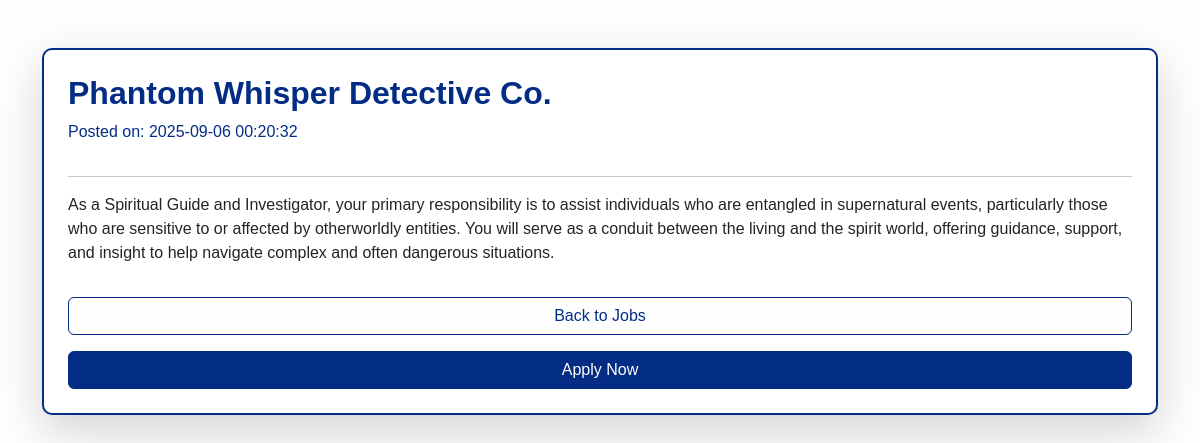
Page /try/job_details.php?id=5 on the committed database.
### tables this page shows
CREATE TABLE `jobs` (
  `id` int(11) NOT NULL,
  `title` varchar(255) NOT NULL,
  `description` text NOT NULL,
  `requirements` text DEFAULT NULL,
  `salary` varchar(100) DEFAULT NULL,
  `location` varchar(255) DEFAULT NULL,
  `employment_type` enum('Full-time','Part-time','Contract','Internship') DEFAULT 'Full-time',
  `contact_name` varchar(255) DEFAULT NULL,
  `contact_email` varchar(255) DEFAULT NULL,
  `contact_phone` varchar(50) DEFAULT NULL,
  `category` varchar(100) DEFAULT NULL,
  `created_at` timestamp NOT NULL DEFAULT current_timestamp()
);

### htdocs/try/job_details.php (the view, shortened to what this page needs)
<?php
include 'job_db.php';
$job_id = intval($_GET['id']);
$stmt = $conn->prepare("SELECT * FROM jobs WHERE id = ?");
$stmt->bind_param("i", $job_id);
$stmt->execute();
$result = $stmt->get_result();
$job = $result->fetch_assoc();
?>
<!DOCTYPE html>
<html lang="en">
<head>
  <link href="https://cdn.jsdelivr.net/npm/bootstrap@5.3.2/dist/css/bootstrap.min.css" rel="stylesheet">
</head>
<body>
<div class="container mt-5">
  <div class="card shadow-lg p-4">
    <h2><?php echo htmlspecialchars($job['title']); ?></h2>
    <p class="text-muted">Posted on: <?php echo $job['created_at']; ?></p>
    <hr>
    <p><?php echo nl2br(htmlspecialchars($job['description'])); ?></p>
    <a href="find_jobs.php" class="btn btn-secondary mt-3">Back to Jobs</a>
    <button class="btn btn-primary mt-3" data-bs-toggle="modal" data-bs-target="#applyModal">
      Apply Now
    </button>
  </div>
</div>
</body>
</html>

### htdocs/try/job_details.php (style rules this page uses)
body { background-color: #FEFEFE; font-family: Arial, sans-serif; }
.card { border: 2px solid #032D84; border-radius: 10px; }
.card h2 { color: #032D84; font-weight: bold; }
.text-muted { color: #032D84 !important; }
.btn-primary, .btn-primary:hover { background-color: #032D84; border-color: #032D84; color: #FEFEFE; }
.btn-secondary, .btn-secondary:hover { background-color: #FEFEFE; border-color: #032D84; color: #032D84; }

### rows in the picture
jobs: title "Phantom Whisper Detective Co.", created_at "2025-09-06 00:20:32", description "As a Spiritual Guide and Investigator, your primary responsibility is to assist individuals who are entangled in supernatural events, particularly those who are sensitive to or affected by otherworldly entities. You will serve as a conduit between the living and the spirit world, offering guidance, support, and insight to help navigate complex and often dangerous situations."
